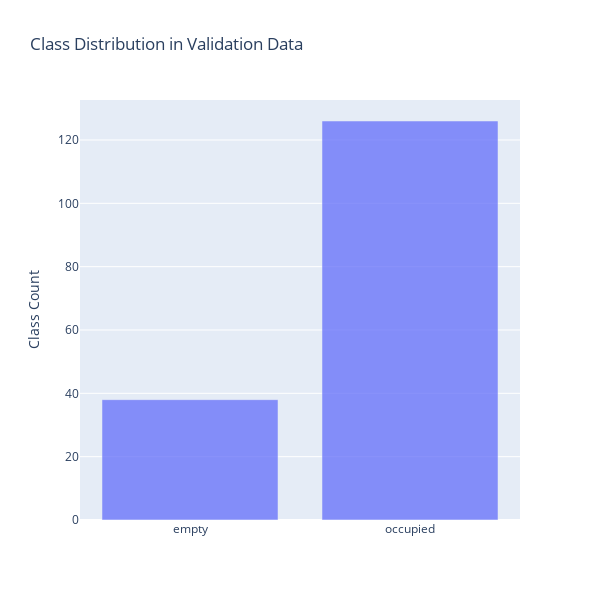

The cell this chart's notebook holds for it:
### Code cell
x2, y2 = create_stack_bar_data('classes', test)
x2 = list(test_data.class_indices.keys())

Graph = go.Bar(x=x2, y=y2, opacity=0.75, name="Class Count")
layout = dict(height=600, width=600, title='Class Distribution in Validation Data', legend=dict(orientation="v"), 
                yaxis = dict(title = 'Class Count'))
fig = go.Figure(data=[Graph], layout=layout);
iplot(fig);

### Figure 1 — Plotly figure (JSON) as saved in the notebook; plotly's stock layout.template omitted (floating-point values rounded to 4 significant figures)
{"data": [{"opacity": 0.75, "x": ["empty", "occupied"], "type": "bar", "name": "Class Count", "y": [38, 126]}], "layout": {"title": {"text": "Class Distribution in Validation Data"}, "yaxis": {"title": {"text": "Class Count"}}, "height": 600, "width": 600, "legend": {"orientation": "v"}}}
